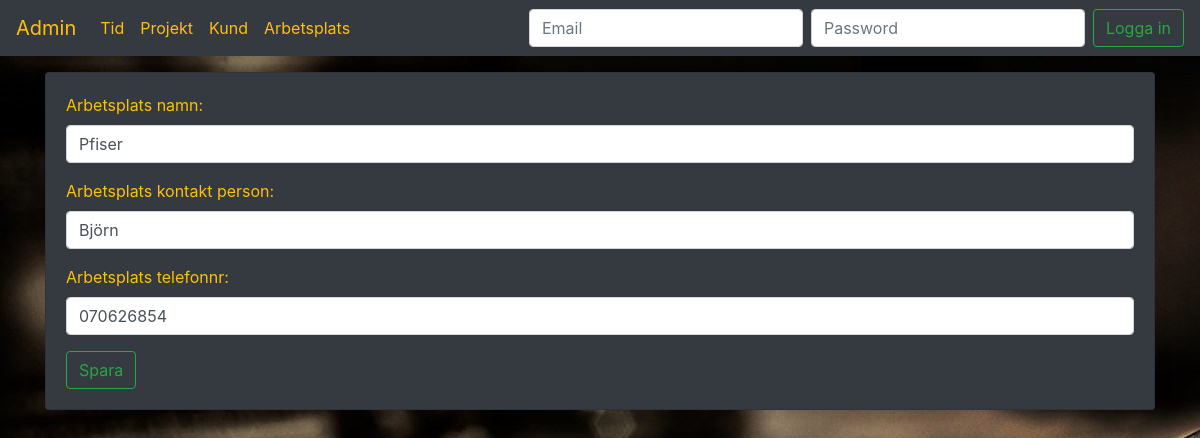
The page /arbetsplats/2/update/ on the database its author committed.
### tid_rapport/models.py (models this page shows, shortened)
class Arbetsplats(models.Model):
    arbetsplats_namn = models.CharField(max_length=100)
    arbetsplats_kontakt_person = models.CharField(max_length=100, blank=True)
    arbetsplats_telefonnr = models.CharField(max_length=100, blank=True)

### tid_rapport/views.py (the view)
class ArbetsplatsUpdate(UpdateView):
    template_name = "arbetsplats/arbetsplats_form.html"
    model = Arbetsplats
    form_class = ArbetsplatsForm
    success_url = reverse_lazy("tid_rapport:arbetsplats_list")

### tid_rapport/forms.py
class ArbetsplatsForm(forms.ModelForm):
    class Meta:
        model = Arbetsplats
        fields = (
            "arbetsplats_namn",
            "arbetsplats_kontakt_person",
            "arbetsplats_telefonnr",
        )
        widgets = {
            "arbetsplats_namn": forms.TextInput(
                attrs={"class": "form-control", "type": "text"}
            ),
            "arbetsplats_kontakt_person": forms.TextInput(
                attrs={"class": "form-control"}
            ),
            "arbetsplats_telefonnr": forms.TextInput(attrs={"class": "form-control"}),
        }

### tid_rapport/templates/arbetsplats/arbetsplats_form.html (shortened to what this page needs)
{% extends 'base.html' %}
{% block body_block %}
    <form method="post">{% csrf_token %}
        {{ form.as_p }}
        <input class="btn btn-outline-success" type="submit" value="Spara">
    </form>
{% endblock %}

### tid_rapport/static/tid_rapport/css/style.css (style rules this page uses)
body { background: white url("../img/clock.jpg") no-repeat; }

### rows shown on the page
Arbetsplats: arbetsplats_namn "Pfiser", arbetsplats_kontakt_person "Björn", arbetsplats_telefonnr "070626854"
